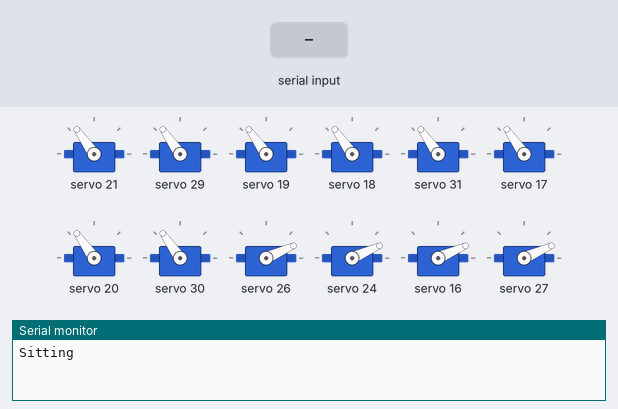
Simulated run of this sketch. Board: Arduino Uno, built with avr-gcc and run on an emulated ATmega328P. Parts: 12 × servo, the last lines printed to the serial monitor. The inputs (shaded band) are chosen by the test bench.

Above: at 1.2 s.
1.3 s: "90,45\n" received over Serial
At 2.5 s:
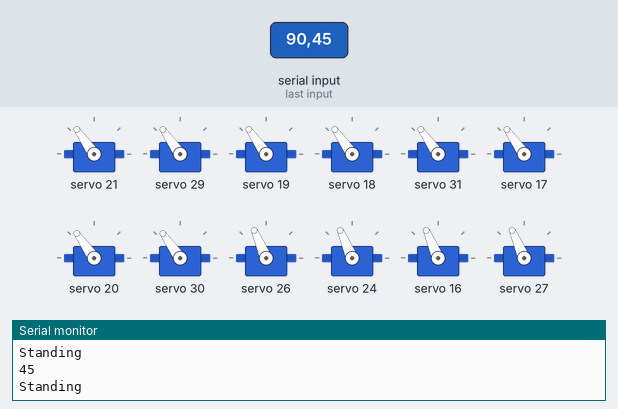
2.8 s: "1\n" received over Serial
At 3.9 s:
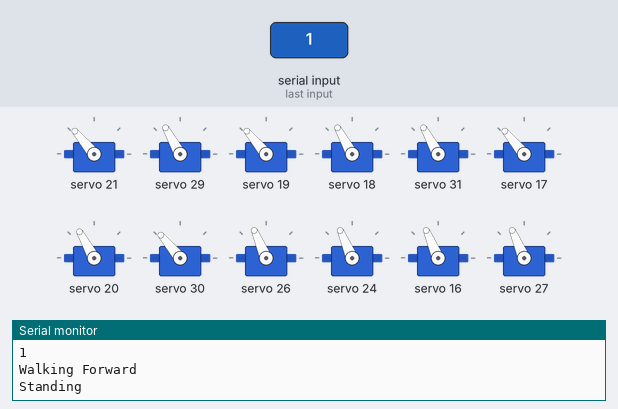
4.3 s: "2\n" received over Serial
At 5.0 s:
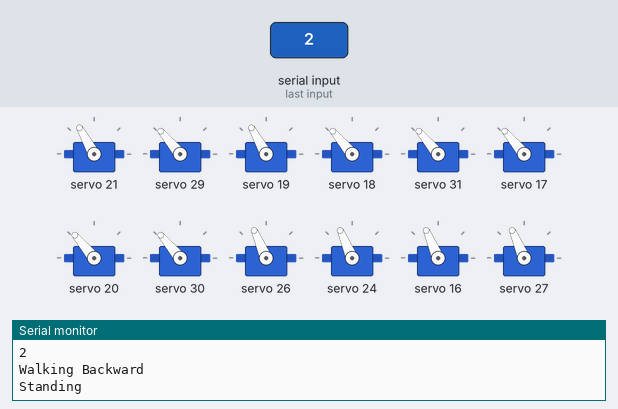
5.8 s: "30,150\n" received over Serial
At 7.2 s:
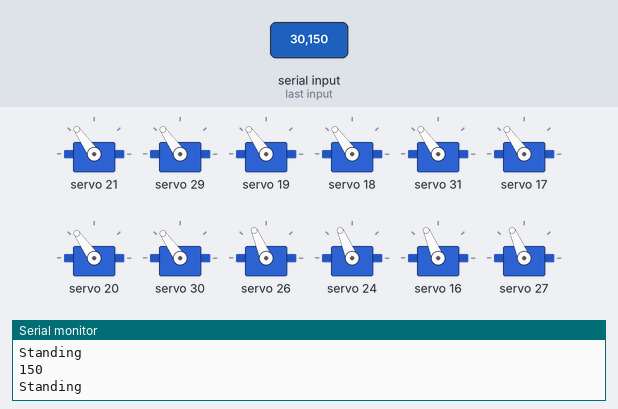
Timing chart, 0 to 8.3 s (numbered marks = the images above; inputs shaded):
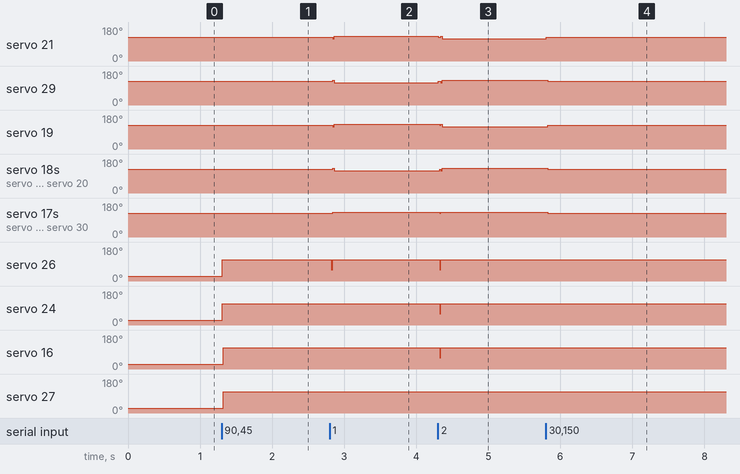

Measured:
- after the input at 1.3 s, servo 26, servo 24, servo 16, servo 27: 24° → 113° at once
- after the input at 2.8 s, servo 21, servo 19, servo 17, servo 30: 125° → 130° at once; servo 29, servo 18, servo 31, servo 20: 125° → 119° at once; servo 26: 113° → 59° at once, → 113° 0.02 s later
- after the input at 4.3 s, servo 21, servo 19: 130° → 119° at once; servo 29, servo 18, servo 31, servo 20: 119° → 130° at once; servo 17, servo 30: 130° → 125° at once, → 130° 0.02 s later; servo 26, servo 24, servo 16: 113° → 59° at once, → 113° 0.02 s later
- after the input at 5.8 s, servo 21, servo 19: 119° → 125° at once; servo 29, servo 18, servo 31, servo 17, servo 20, servo 30: 130° → 125° at once

The sketch:

pumpkinbot.ino
```cpp
#include <Wire.h>
#include <Adafruit_PWMServoDriver.h>

Adafruit_PWMServoDriver pwm1 = Adafruit_PWMServoDriver(0x40);
Adafruit_PWMServoDriver pwm2 = Adafruit_PWMServoDriver(0x41);

#define SERVOMIN  150
#define SERVOMAX  600
#define USMIN  600
#define USMAX  2400
#define SERVO_FREQ 50
#define OSC_HRZ 27000000

// put all tibias on pwm1
#define L1Tibia 0
#define L2Tibia 1
#define L3Tibia 2
#define L4Tibia 3
#define R4Tibia 4
#define R3Tibia 5
#define R2Tibia 6
#define R1Tibia 7

// put the rest on pwm2
#define L1Femur 10
#define L2Femur 12
#define L3Femur 8
#define L4Femur 7
#define R4Femur 0
#define R3Femur 9
#define R2Femur 11
#define R1Femur 6

#define L1Coxa 5
#define L2Coxa 13
#define L3Coxa 3
#define L4Coxa 2
#define R4Coxa 15
#define R3Coxa 1
#define R2Coxa 4
#define R1Coxa 14

#define Delay 300

int CoxaSit = 90;
int FemurSit = 5;
int TibiaSit = 10;
int CoxaStand = 90;
int FemurStand = 80;
int TibiaStand = 90;
int FemurRaise = 35;
int TibiaRaise = 85;
int LSwingForward = 85;
int RSwingForward = 95;
int LSwingBackward = RSwingForward;
int RSwingBackward = LSwingForward;

void setup() {
  Serial.begin(9600);
  pwm1.begin();
  pwm1.setOscillatorFrequency(OSC_HRZ);
  pwm1.setPWMFreq(SERVO_FREQ);
  pwm2.begin();
  pwm2.setOscillatorFrequency(OSC_HRZ);
  pwm2.setPWMFreq(SERVO_FREQ);
  Sit();
}

void loop() {
  if (Serial.available() > 0) {
    int cmd = Serial.parseInt();
    if (cmd > 0) {
      Serial.println(cmd);
      switch (cmd) {
        case 1:
          WalkForward();
          break;
        case 2:
          WalkBackward();
          break;
        case 3:
          TurnLeft();
          break;
        case 4:
          TurnRight();
          break;
        case 5:
          Stand();
          break;
        case 6:
          Sit();
          break;
        default:
          Stand();
          break;
      }
    }
  }
}

void WalkForward() {
  Serial.println("Walking Forward");
  Stand();
  Tripod1Up();
  Tripod1SwingForward();
  Tripod2SwingBackward();
  Tripod1Stance();
  Tripod2Up();
  Tripod2SwingForward();
  Tripod1SwingBackward();
  Tripod2Stance();
  delay(Delay);
}

void WalkBackward() {
  Serial.println("Walking Backward");
  Stand();
  Tripod1Up();
  Tripod1SwingBackward();
  Tripod2SwingForward();
  Tripod1Stance();
  Tripod2Up();
  Tripod2SwingBackward();
  Tripod1SwingForward();
  Tripod2Stance();
  delay(Delay);
}

void TurnLeft() {
  Serial.println("Turning Left");
  Stand();
  Tripod1Up();
  Tripod1SwingBackward();
  Tripod2SwingForward();
  Tripod1Stance();
  delay(Delay);
}

void TurnRight() {
  Serial.println("Turning Right");
  Stand();
  Tripod2Up();
  Tripod2SwingForward();
  Tripod1SwingBackward();
  Tripod2Stance();
  delay(Delay);
}

void Stand() {
  Serial.println("Standing");
  SetAllCoxas(CoxaStand);
  SetAllFemurs(FemurStand);
  SetAllTibias(TibiaStand);
}

void Sit() {
  Serial.println("Sitting");
  SetAllCoxas(CoxaSit);
  SetAllFemurs(FemurSit);
  SetAllTibias(TibiaSit);
}

void Tripod1Up() {
  Tripod1Femur(FemurRaise);
  Tripod1Tibia(TibiaRaise);
}

void Tripod1SwingForward() {
  SetPwm2(L1Coxa, LSwingForward);
  SetPwm2(L3Coxa, LSwingForward);
  SetPwm2(R4Coxa, RSwingForward);
  SetPwm2(R2Coxa, RSwingForward);
}

void Tripod1SwingBackward() {
  SetPwm2(L1Coxa, LSwingBackward);
  SetPwm2(L3Coxa, LSwingBackward);
  SetPwm2(R4Coxa, RSwingBackward);
  SetPwm2(R2Coxa, RSwingBackward);
}

void Tripod1Stance() {
  Tripod1Femur(FemurStand);
  Tripod1Tibia(FemurStand);
}

void Tripod2Up() {
  Tripod2Femur(FemurRaise);
  Tripod2Tibia(TibiaRaise);
}

void Tripod2SwingForward() {
  SetPwm2(L2Coxa, LSwingForward);
  SetPwm2(L4Coxa, LSwingForward);
  SetPwm2(R3Coxa, RSwingForward);
  SetPwm2(R1Coxa, RSwingForward);
}

void Tripod2SwingBackward() {
  SetPwm2(L2Coxa, LSwingBackward);
  SetPwm2(L4Coxa, LSwingBackward);
  SetPwm2(R3Coxa, LSwingBackward);
  SetPwm2(R1Coxa, LSwingBackward);
}

void Tripod2Stance() {
  Tripod2Femur(FemurStand);
  Tripod2Tibia(TibiaStand);
}

void SetAllFemurs(int degrees) {
  Tripod1Femur(degrees);
  Tripod2Femur(degrees);
}

void SetAllTibias(int degrees) {
  Tripod1Tibia(degrees);
  Tripod2Tibia(degrees);
}

void SetAllCoxas(int degrees) {
  SetPwm2(L1Coxa, degrees);
  SetPwm2(L2Coxa, degrees);
  SetPwm2(L3Coxa, degrees);
  SetPwm2(L4Coxa, degrees);
  SetPwm2(R4Coxa, degrees);
  SetPwm2(R3Coxa, degrees);
  SetPwm2(R2Coxa, degrees);
  SetPwm2(R1Coxa, degrees);
}

void Tripod1Femur(int degrees) {
  SetPwm2(L1Femur, degrees);
  SetPwm2(L3Femur, degrees);
  SetPwm2(R4Femur, degrees);
  SetPwm2(R2Femur, degrees);
}

void Tripod1Tibia(int degrees) {
  SetPwm1(L1Tibia, degrees);
  SetPwm1(L3Tibia, degrees);
  SetPwm1(R4Tibia, degrees);
  SetPwm1(R2Tibia, degrees);
}

void Tripod2Femur(int degrees) {
  SetPwm2(L2Femur, degrees);
  SetPwm2(L4Femur, degrees);
  SetPwm2(R3Femur, degrees);
  SetPwm2(R1Femur, degrees);
}

void Tripod2Tibia(int degrees) {
  SetPwm1(L2Tibia, degrees);
  SetPwm1(L4Tibia, degrees);
  SetPwm1(R3Tibia, degrees);
  SetPwm1(R1Tibia, degrees);
}

void SetPwm1(int servoNumber, int degrees) {
  pwm1.setPWM(servoNumber, 0, map(degrees, 0, 180, SERVOMIN, SERVOMAX));
}

void SetPwm2(int servoNumber, int degrees) {
  pwm2.setPWM(servoNumber, 0, map(degrees, 0, 180, SERVOMIN, SERVOMAX));
}
```
